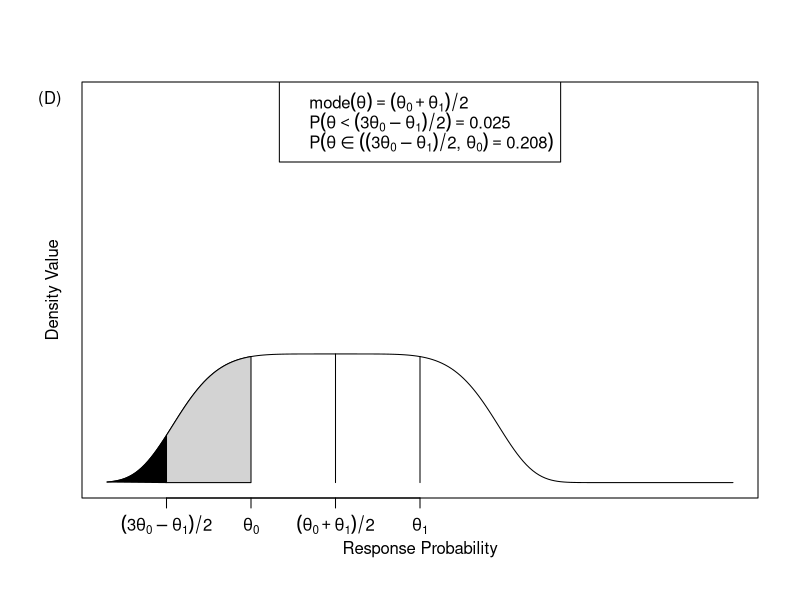

The R source for this figure:
output_png <- TRUE

enth_prior_custom <- function(scale){
  
  mu0.enth    <- p.intr
  sigma0.seq  <- seq(.01, 0.5, by=0.01)
  lambda0.seq <- seq(1, 7, by=0.1)
  result1     <- matrix(NA, nrow=length(sigma0.seq), ncol=length(lambda0.seq))
  result2     <- matrix(NA, nrow=length(sigma0.seq), ncol=length(lambda0.seq))
  
  for (i in 1:length(sigma0.seq)){
    for (j in 1:length(lambda0.seq)){
      
      sigma0.enth  <- sigma0.seq[i]
      lambda0.enth <- lambda0.seq[j]
      
      prior.enth <- function(x){
        exp(-(abs(x-mu0.enth)/sigma0.enth)^lambda0.enth)
      }
      
      nc.enth <- tryCatch(integrate(prior.enth, lower=-Inf, upper=Inf)[[1]], error = function(e) NA)
      
      if (nc.enth != 0 & !is.na(nc.enth)){
        prior.nc.enth <- function(x){
          exp(-(abs(x-mu0.enth)/sigma0.enth)^lambda0.enth)/nc.enth
        }
        result1[i, j] <- integrate(prior.nc.enth, lower=-Inf,                     upper=mu0.enth-(p.enth-p.skpt))[[1]]    # change 7/16/20
        result2[i, j] <- integrate(prior.nc.enth, lower=mu0.enth-(p.enth-p.skpt), upper=p.skpt)[[1]]                      # change 7/16/20
      }
      
    }
  }
  result3 <- abs(result1-tail.enth)+abs(result2-(pnorm(qnorm(tail.enth)/2)-tail.enth)*scale)
  index   <- which(result3 == min(result3, na.rm = T),  arr.ind = TRUE)
  
  i <- index[1]
  j <- index[2]
  
  sigma0.enth  <- sigma0.seq[i]
  lambda0.enth <- lambda0.seq[j]
  
  prior.enth <- function(x){
    exp(-(abs(x-mu0.enth)/sigma0.enth)^lambda0.enth)
  }
  nc.enth <- integrate(prior.enth, lower=0+epsilon, upper=1-epsilon)[[1]]
  prior.nc.enth <- function(x){
    exp(-(abs(x-mu0.enth)/sigma0.enth)^lambda0.enth)/nc.enth
  }
  
  print(paste0("mu: ", mu0.enth, ",  sigma: ", sigma0.enth, ",  lambda: ", lambda0.enth))
  print(paste0("Tail area: ", result1[i, j]))
  print(paste0("Half-width area: ", result2[i, j]))
  
  assign("mu0.enth", mu0.enth, envir = .GlobalEnv)
  assign("sigma0.enth", sigma0.enth, envir = .GlobalEnv)
  assign("lambda0.enth", lambda0.enth, envir = .GlobalEnv)
  assign("tail.enth.actual", result1[i, j], envir = .GlobalEnv)
  
  return(prior.nc.enth)
}

p.skpt    <- 0.40     # response rate for skeptic,  enthusiast,  futility
p.enth    <- 0.67
p.intr    <- (p.skpt+p.enth)/2
tail.skpt <- 0.025  # tail probabilities for priors
tail.enth <- 0.025
cred.tail <- 0.05
sig.fut   <- 0.975
sig.eff   <- 0.975
epsilon   <- 0 # used to stop numerical error from integration
max.ss    <- 112
reps      <- 100000
mu0.skpt  <- p.skpt
mu0.enth  <- p.intr

width.scale <- 6
if(output_png){png('figure1d.png', width = 300*width.scale,  height = 300*width.scale, pointsize=12, res=300)}
scale         <-  1.5
prior.nc.enth <- enth_prior_custom(scale=scale)

xmin  <-  p.enth - 0.5
xmax  <-  p.enth + 0.5
ymax  <-  6
x <- seq(xmin, 
         xmax, 
         by=0.005)
plot(x, prior.nc.enth(x), type="l", 
     xlab="", 
     ylab="", 
     main="", 
     xaxt="n", 
     yaxt="n", 
     xlim=c(xmin, xmax), 
     ylim=c(0, ymax)) # 20-01-02
#axis(2, at=c(0, 1, 2, 3), labels=c(0, 1, 2, 3))
axis(1, at=c(p.enth, p.skpt, (p.enth+p.skpt)/2, (3*p.skpt-p.enth)/2), 
     labels=c(as.expression(bquote(theta[1])), 
              as.expression(bquote(theta[0])), 
              as.expression(bquote((theta[0]+theta[1])/2)),
              as.expression(bquote((3*theta[0]-theta[1])/2))))
title(ylab="Density Value",  line=1)
title(xlab="Response Probability", line=2)
#title(xlab="Density Value", line=2)

polygon(c(x[x<=mu0.enth-(p.enth-p.skpt)], mu0.enth-(p.enth-p.skpt)), 
        c(prior.nc.enth(x)[x<=mu0.enth-(p.enth-p.skpt)], 0), col="black")

polygon(c(mu0.enth-(p.enth-p.skpt), x[x>=mu0.enth-(p.enth-p.skpt) & x<=p.skpt], p.skpt), 
        c(0, prior.nc.enth(x)[x>=mu0.enth-(p.enth-p.skpt) & x<=p.skpt], 0), col="lightgrey")

segments(x0=p.enth, y0=0, y1=prior.nc.enth(p.enth))
segments(x0=p.intr, y0=0, y1=prior.nc.enth(p.intr))

legend("top", 
       legend= c(
         as.expression(bquote(mode(theta) == (theta[0]+theta[1])/2)), 
         as.expression(bquote(P(theta< (3*theta[0]-theta[1])/2)==.(tail.enth))), 
         as.expression(bquote(P(theta %in% ((3*theta[0]-theta[1])/2*", "*theta[0])==.(round((pnorm(qnorm(tail.enth)/2)-tail.enth)*scale, 3)))))#, 
         #as.expression(bquote(GN(mu==theta[1], alpha==.(sigma0.enth), beta==.(lambda0.enth))))
       ))

mtext("(D)", side=2, line=1, at=ymax, las=1)
if(output_png){dev.off()}